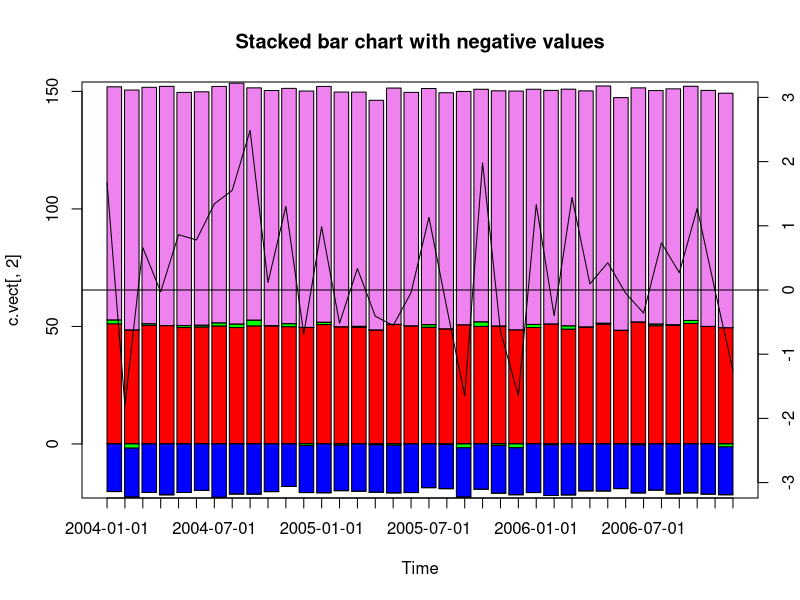

Write R code to recreate this figure.
# 19122016
# Example of a stacked bar chart, with negative and positive values
c.vect<-cbind(50+rnorm(36), rnorm(36), -20+rnorm(36), 100+rnorm(36))
# Make it a time series object
c.vect<-ts(c.vect,frequency=12,start=c(2004,1))

# The bars with negative values are drawn below the x-axis
# http://stackoverflow.com/questions/27948446/about-barplot-for-data-with-negative-values
c.vect1<-c.vect
c.vect2<-c.vect
# Split into bar charts with positive respectively negative values
c.vect1[c.vect<0]<-0
c.vect2[c.vect>0]<-0
# Vectors are transposed
c.transposed.vect1<-t(c.vect1)
c.transposed.vect2<-t(c.vect2)
# Find the range of the stacked bar chart 
c.max<-round(max(colSums(c.transposed.vect1)))
c.min<-round(min(colSums(c.transposed.vect2)))

# Plot positive bars
barplot(c.transposed.vect1, ylim=c(c.min, c.max), axes=F, col=c("red","green","blue","violet"))
# Add negative bars
barplot(c.transposed.vect2, ylim=c(c.min, c.max), axes=F, col=c("red","green","blue","violet"), add=T)
# Add y-axis on left side
axis(side=2, ylim=c(c.min, c.max))

par(new=T)
# Add a line to the stacked bar chart
plot(c.vect[,2], ylim=c(-3,3), axes=F)
# Add supplementary y-axis on right side of the plot
axis(side=4, ylim=c(-3,3))

# Construct x-axis of time series
time.seq<-seq(from=as.Date("2004/1/1"), by="1 months", length.out=36)
# For every month a tick is drawn
axis(side=1, labels = time.seq, at=seq(from=2004, by=1/12, length.out=36))
# Add x-axis at y=0 (y-axis on right side)
abline(h=0)
# Add box around the plot
box() 

title("Stacked bar chart with negative values")